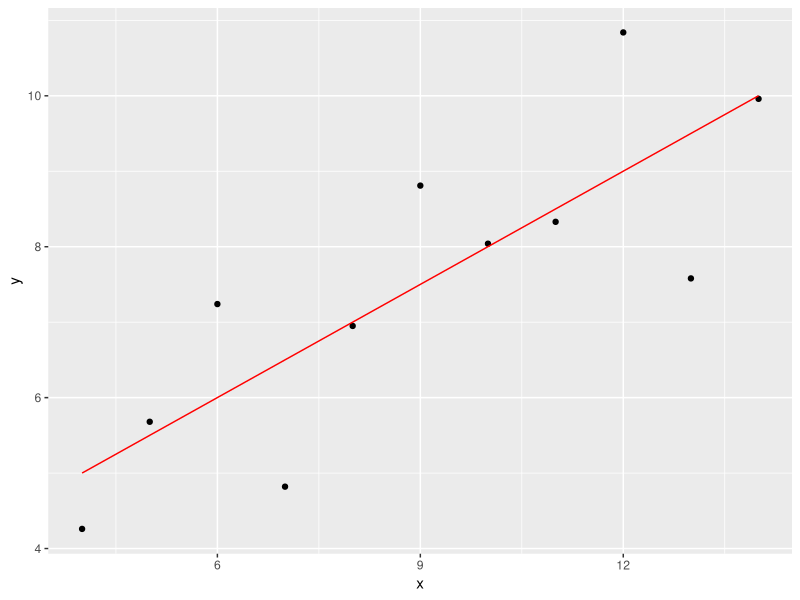
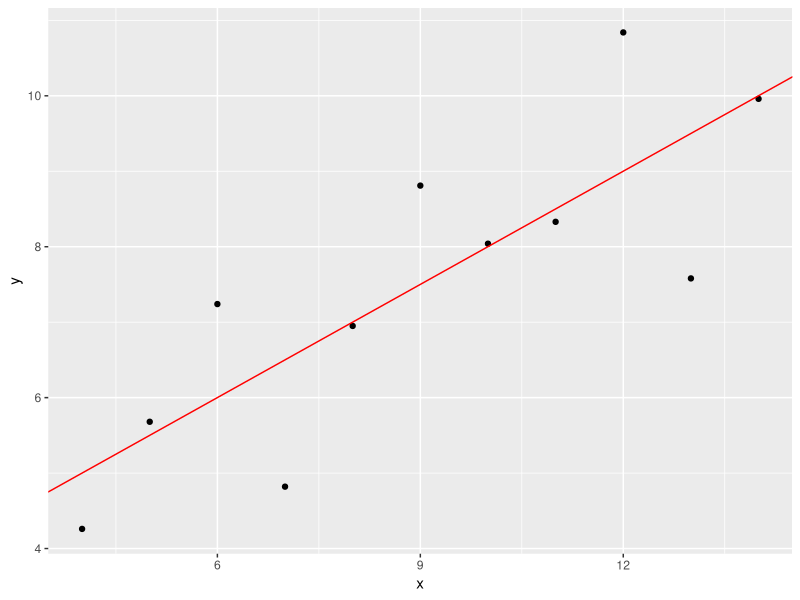
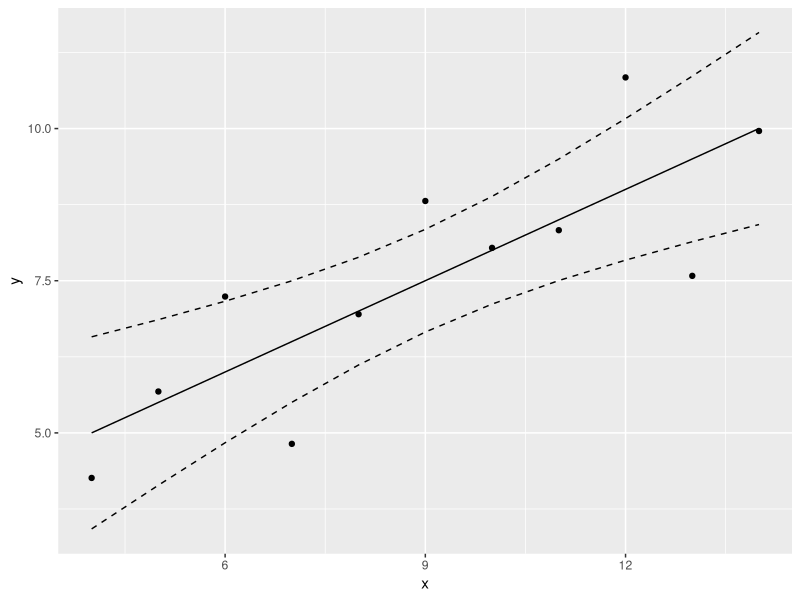
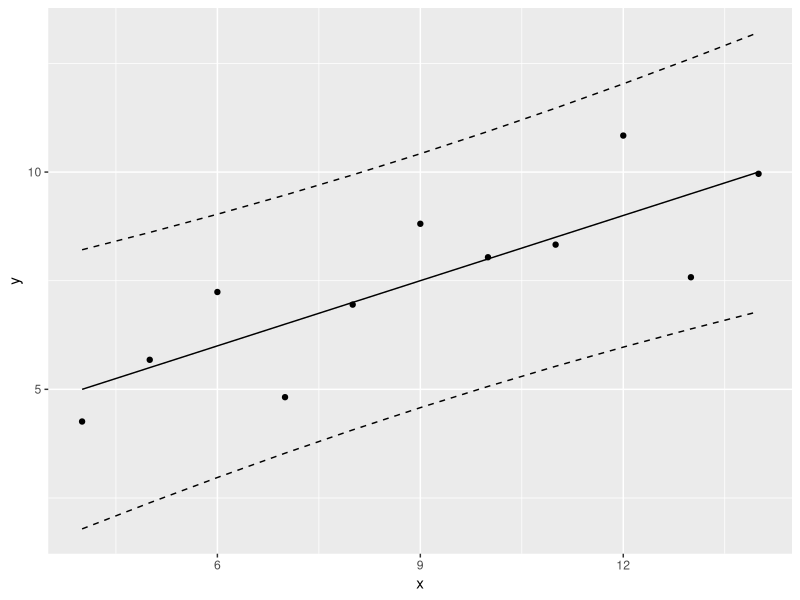
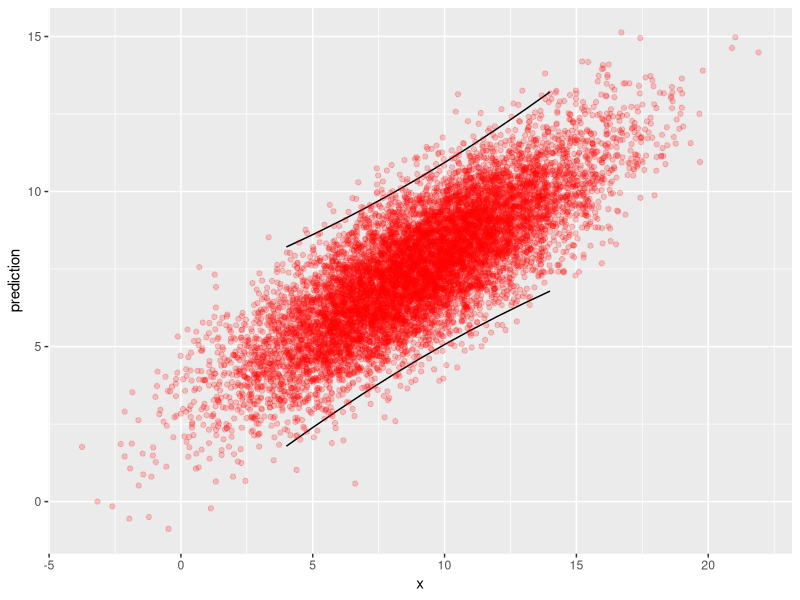
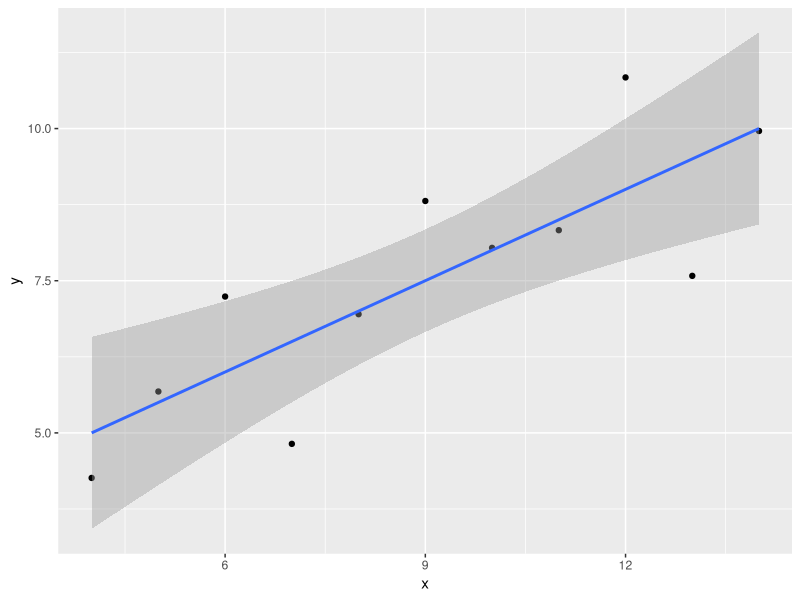
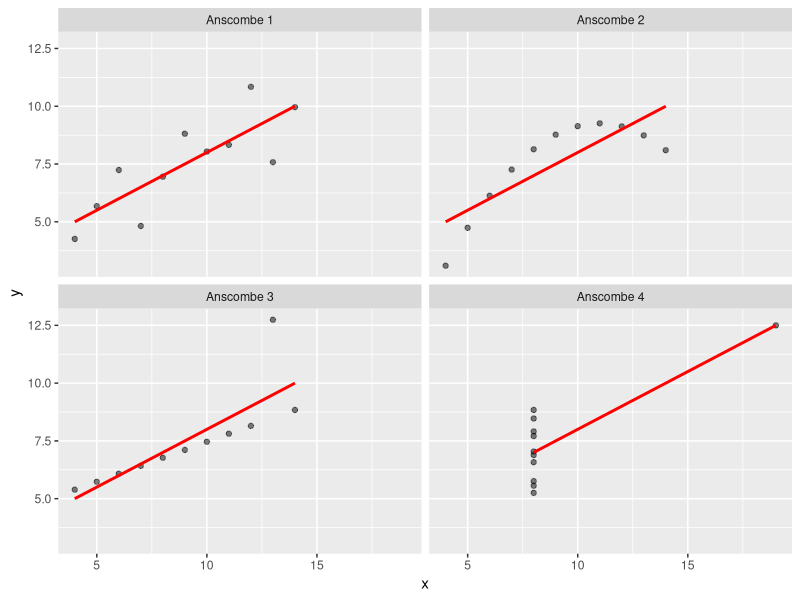
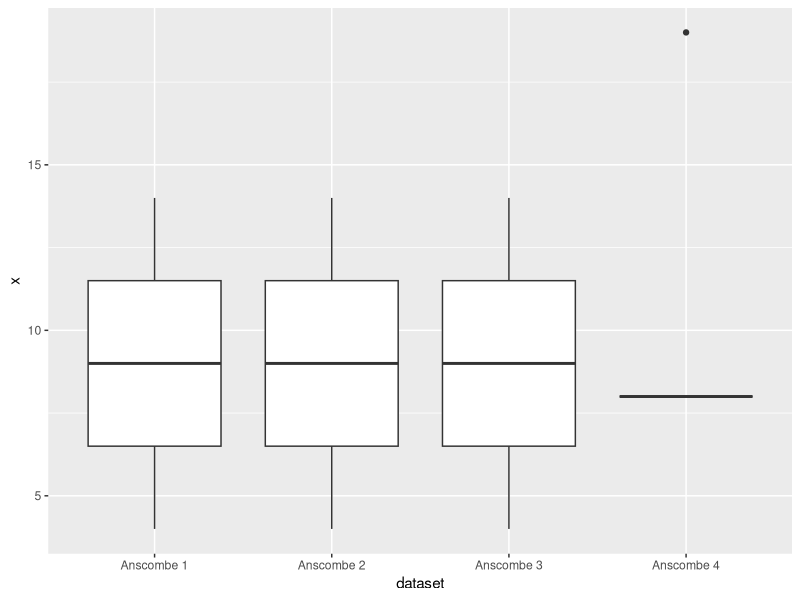

These figures' R source, in order:
## ---- chunk 1
library(ggplot2)
library(tidyverse)
## ---- chunk 2
dat <- read.csv("Data/anscombe/anscombe01.txt")

lm.anscombe1 <- lm(y ~ x, data = dat)
## ---- chunk 3
lm.anscombe1
## ---- chunk 4
summary(lm.anscombe1)
## ---- chunk 5
anova(lm.anscombe1)
## ---- chunk 6
fitted(lm.anscombe1)
residuals(lm.anscombe1)
## ---- chunk 7
coefficients(lm.anscombe1)
## ---- chunk 8
intercept <- coefficients(lm.anscombe1)[1]
slope <- coefficients(lm.anscombe1)[2]
## ---- chunk 9
dat$fitted <- fitted(lm.anscombe1)

ggplot(dat, aes(x = x, y = y)) +
  geom_point() +
  geom_line(aes(x = x, y = fitted), col = "red")
## ---- chunk 10
parameters <- coefficients(lm.anscombe1)

ggplot(dat, aes(x = x, y = y)) +
  geom_point() +
  geom_abline(intercept = parameters[1], slope = parameters[2], col="red")
## ---- chunk 11
predict(lm.anscombe1) # Similar to fitted(lm.anscombe1)
## ---- chunk 12
new.dat <- data.frame(x = c(1, 4, 6, 19))
predict(lm.anscombe1, newdata = new.dat)
## ---- chunk 13
predict(lm.anscombe1, interval = 'confidence')
## ---- chunk 14
lm.anscombe1 %>% 
  predict(., interval = 'confidence')
## ---- chunk 15
prediction.anscombe1 <- lm.anscombe1 %>%
  predict(., interval = 'confidence') %>%
  as.data.frame() %>%
  mutate(x = dat$x)

p <- ggplot(dat, aes(x = x, y = y)) +
  geom_point() +
  geom_line(data = prediction.anscombe1, aes(x = x, y = fit)) +
  geom_line(data = prediction.anscombe1, aes(x = x, y = upr), linetype = "dashed" ) +
  geom_line(data = prediction.anscombe1, aes(x = x, y = lwr), linetype = "dashed")
## ---- chunk 16
print(p)
## ---- chunk 17
prediction.anscombe1 <- lm.anscombe1 %>%
  predict(., interval = 'prediction') %>%
  as.data.frame() %>%
  mutate(x = dat$x)

p <- ggplot(dat, aes(x = x, y = y)) +
  geom_point() +
  geom_line(data = prediction.anscombe1, aes(x = x, y = fit)) +
  geom_line(data = prediction.anscombe1, aes(x = x, y = upr), linetype = "dashed" ) +
  geom_line(data = prediction.anscombe1, aes(x = x, y = lwr), linetype = "dashed")
## ---- chunk 18
print(p)
## ---- chunk 19
random.data <- data.frame(x = rnorm(10000, mean = mean(dat$x), sd = sd(dat$x)))
prediction <- predict(lm.anscombe1, newdata = random.data, se.fit = TRUE)

names(prediction)
## ---- chunk 20
head(prediction$fit) # Fitted values

head(prediction$se.fit) # Standard error (parameter uncertainty)

prediction$df # Degrees of freedom: df = (n - 2)

prediction$residual.scale # Residual variance sigma^2: y = b0 + b1 * x + N(0, sigma^2)
## ---- chunk 21
random.data$predicted <- prediction$fit + rnorm(10000, mean = 0, sd = prediction$residual.scale)

p <- ggplot(prediction.anscombe1) +
  geom_line(aes(x = x, y = upr)) +
  geom_line(aes(x = x, y = lwr)) +
  geom_point(data = random.data, aes(x = x, y = predicted), col = "red", alpha = 0.2) +
  labs(x = "x", y = "prediction")
## ---- chunk 22
print(p)
## ---- chunk 23
p <- ggplot(dat, aes(x = x, y = y)) +
  geom_point() +
  geom_smooth(method = "lm", se = TRUE, level = 0.95)
## ---- chunk 24
print(p)
## ---- chunk 25
anscombe.all <- read.csv("Data/anscombe_all.csv")

p <- ggplot(anscombe.all, aes(x = x, y = y)) +
            geom_point(alpha = 0.5) +
            geom_smooth(method = "lm", se = FALSE, col = 'red') +      
            facet_wrap(~ dataset)

## ---- chunk 26
print(p)
## ---- chunk 27
ggplot(anscombe.all, aes(x = dataset, y = x)) +
            geom_boxplot()

## ---- chunk 28
lm.anscombe1 <- anscombe.all %>% filter(dataset == "Anscombe 1") %>% lm(y ~ x, data = .)

diagnostics.anscombe1 <- data.frame(residuals = residuals(lm.anscombe1),
                                    fitted = fitted(lm.anscombe1))

p1 <- ggplot(data = diagnostics.anscombe1, aes(x = fitted, y = residuals)) +
  geom_point() +
  geom_hline(yintercept = 0, col = "red") +
  labs(title = "Anscombe 1")

lm.anscombe2 <- anscombe.all %>% filter(dataset == "Anscombe 2") %>% lm(y ~ x, data = .)

diagnostics.anscombe2 <- data.frame(residuals = residuals(lm.anscombe2),
                                    fitted = fitted(lm.anscombe2))

p2 <- ggplot(data = diagnostics.anscombe2, aes(x = fitted, y = residuals)) +
  geom_point() +
  geom_hline(yintercept = 0, col = "red") +
  labs(title = "Anscombe 2")
## ---- chunk 29
gridExtra::grid.arrange(p1, p2, ncol = 2)
## ---- chunk 30
diagnostics.anscombe1 <- diagnostics.anscombe1 %>% mutate(observation = 1:11)

p1 <- ggplot(data = diagnostics.anscombe1, aes(x = observation, y = residuals)) +
  geom_point() +
  geom_hline(yintercept = 0, col = "red") +
  labs(title = "Anscombe 1")


diagnostics.anscombe2 <- diagnostics.anscombe2 %>% mutate(observation = 1:11)

p2 <- ggplot(data = diagnostics.anscombe2, aes(x = observation, y = residuals)) +
  geom_point() +
  geom_hline(yintercept = 0, col = "red") +
  labs(title = "Anscombe 2")
## ---- chunk 31
gridExtra::grid.arrange(p1, p2, ncol = 2)
## ---- chunk 32
p1 <- ggplot(data = diagnostics.anscombe1, aes(x = residuals)) +
  geom_histogram() +
  labs(title = "Anscombe 1")

p2 <- ggplot(data = diagnostics.anscombe2, aes(x = residuals)) +
  geom_histogram() +
  labs(title = "Anscombe 2")
## ---- chunk 33
gridExtra::grid.arrange(p1, p2, ncol = 2)
## ---- chunk 34
diagnostics.anscombe1 <- diagnostics.anscombe1 %>% 
  mutate(residuals_ztrans = (residuals - mean(residuals)) / sd(residuals))

p1 <- ggplot(diagnostics.anscombe1, aes(sample = residuals_ztrans)) +
  stat_qq() +
  geom_abline(intercept = 0, slope = 1)

diagnostics.anscombe3 <- anscombe.all %>%
  filter(dataset == "Anscombe 3") %>%
  lm(y ~ x, data = .) %>% 
  residuals(.) %>%
  data.frame(residuals = .) %>% 
  mutate(residuals_ztrans = (residuals - mean(residuals)) / sd(residuals))

p3 <- ggplot(diagnostics.anscombe3, aes(sample = residuals_ztrans)) +
  stat_qq() +
  geom_abline(intercept = 0, slope = 1)
## ---- chunk 35
gridExtra::grid.arrange(p1, p3, ncol = 2)
## ---- chunk 36
ggplot(anscombe.all, aes(x = x, y = y)) +
  geom_point(alpha=0.5) +
  geom_smooth(method = "lm", se = FALSE, col = 'red', lwd = 0.5) +
  facet_wrap(~dataset, scales = "free")
